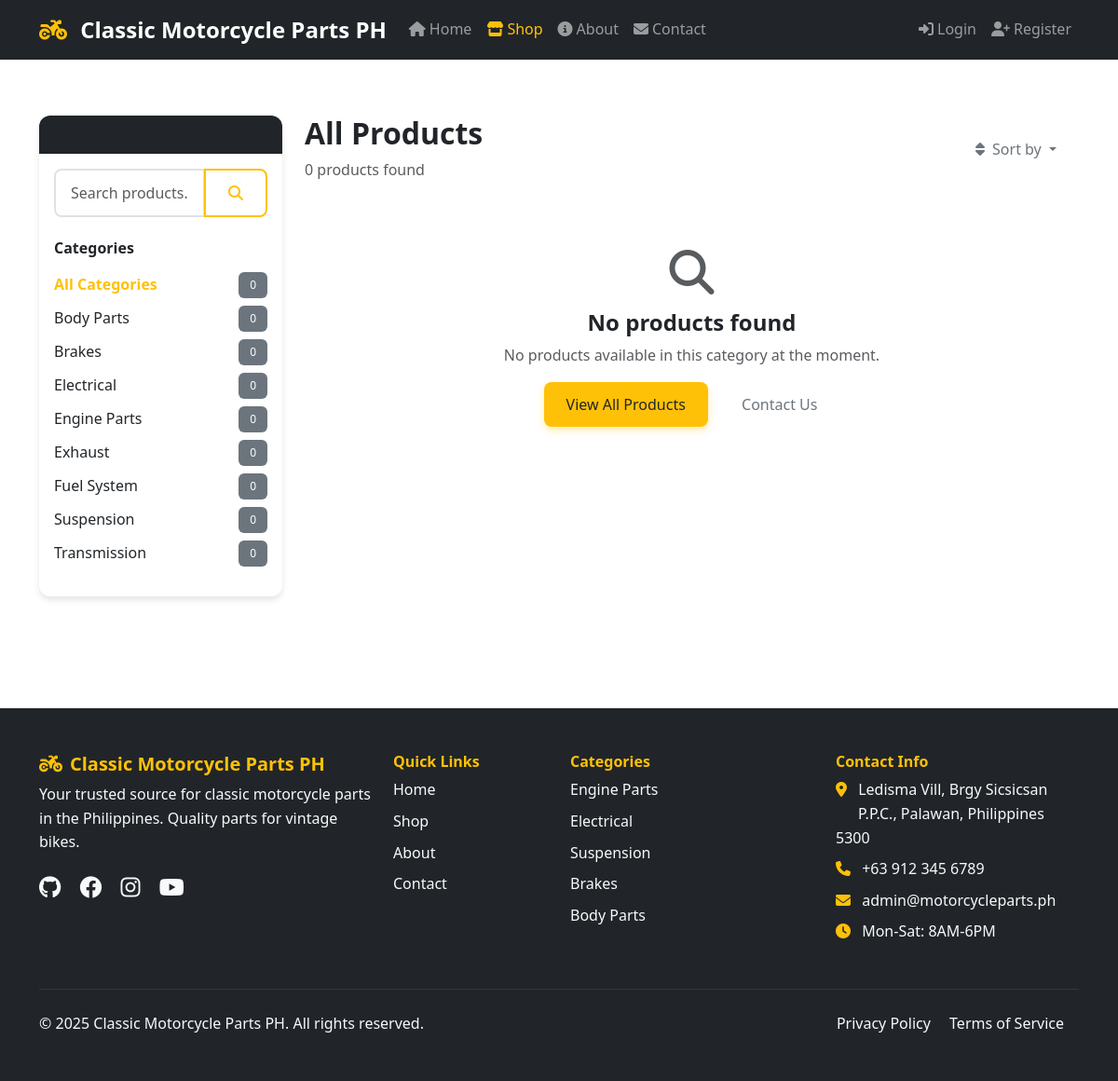
The page /shop.php on the database its author committed.
### tables this page shows
CREATE TABLE categories (
    id INT AUTO_INCREMENT PRIMARY KEY,
    name VARCHAR(100) NOT NULL,
    description TEXT,
    image VARCHAR(255),
    is_active BOOLEAN DEFAULT TRUE,
    created_at TIMESTAMP DEFAULT CURRENT_TIMESTAMP,
    INDEX idx_name (name)
);

### classes/Product.php (called while the page is built, shortened)
<?php
class Product {
    private $conn;
    private $table = 'products';
    public function __construct($db) {
        $this->conn = $db;
    }
    public function getProductCount($category_id = null, $search = null) {
        $query = "SELECT COUNT(*) as total FROM " . $this->table . " WHERE is_active = 1";
        if ($category_id) {
            $query .= " AND category_id = :category_id";
        }
        $stmt = $this->conn->prepare($query);
        if ($category_id) {
            $stmt->bindParam(':category_id', $category_id);
        }
        $stmt->execute();
        $result = $stmt->fetch();
        return $result['total'];
    }
    public function getCategories() {
        $query = "SELECT * FROM categories WHERE is_active = 1 ORDER BY name";
        $stmt = $this->conn->prepare($query);
        $stmt->execute();
        return $stmt->fetchAll();
    }
}
?>

### shop.php (the view, shortened to what this page needs)
<?php
require_once 'includes/header.php';
require_once 'classes/Product.php';
$product = new Product($db);
$category_id = isset($_GET['category']) ? (int)$_GET['category'] : null;
$search = isset($_GET['search']) ? sanitizeInput($_GET['search']) : null;
$page = isset($_GET['page']) ? max(1, (int)$_GET['page']) : 1;
$sort = isset($_GET['sort']) ? sanitizeInput($_GET['sort']) : 'newest';
$limit = PRODUCTS_PER_PAGE;
$offset = ($page - 1) * $limit;
$products = $product->getAllProducts($limit, $offset, $category_id, $search, $sort);
$total_products = $product->getProductCount($category_id, $search);
$categories = $product->getCategories();
$current_category = $category_id ? $product->getCategoryById($category_id) : null;
?>
<div class="container py-5">
    <div class="row">
        <div class="col-lg-3 mb-4">
            <div class="card">
                <div class="card-header bg-dark text-white">
                    <h5 class="mb-0"><i class="fas fa-filter me-2"></i>Filters</h5>
                </div>
                <div class="card-body">
                    <form method="GET" class="mb-4" id="searchForm">
                        <div class="input-group">
                            <input type="text" name="search" class="form-control"
                                   placeholder="Search products..."
                                   value="<?php echo htmlspecialchars($search ?? ''); ?>">
                            <button class="btn btn-outline-warning" type="submit">
                                <i class="fas fa-search"></i>
                            </button>
                        </div>
                    </form>
                    <h6 class="fw-bold mb-3">Categories</h6>
                    <ul class="list-unstyled">
                        <li class="mb-2">
                            <a href="shop.php<?php echo $search ? '?search=' . urlencode($search) : ''; ?>"
                               class="text-decoration-none d-flex justify-content-between align-items-center <?php echo !$category_id ? 'fw-bold text-warning' : 'text-dark'; ?>">
                                <span>All Categories</span>
                                <span class="badge bg-secondary"><?php echo $total_products; ?></span>
                            </a>
                        </li>
                        <?php foreach ($categories as $cat): ?>
                        <?php $cat_count = $product->getProductCount($cat['id'], $search); ?>
                        <li class="mb-2">
                            <a href="shop.php?category=<?php echo $cat['id']; ?><?php echo $search ? '&search=' . urlencode($search) : ''; ?>"
                               class="text-decoration-none d-flex justify-content-between align-items-center <?php echo $category_id == $cat['id'] ? 'fw-bold text-warning' : 'text-dark'; ?>">
                                <span><?php echo htmlspecialchars($cat['name']); ?></span>
                                <span class="badge bg-secondary"><?php echo $cat_count; ?></span>
                            </a>
                        </li>
                        <?php endforeach; ?>
                    </ul>
                </div>
            </div>
        </div>
        <div class="col-lg-9">
            <div class="d-flex justify-content-between align-items-center mb-4">
                <div>
                    <h2 class="mb-2">
                        <?php if ($current_category): ?>
                            <?php echo htmlspecialchars($current_category['name']); ?>
                        <?php elseif ($search): ?>
                            Search Results
                        <?php else: ?>
                            All Products
                        <?php endif; ?>
                    </h2>
                    <p class="text-muted mb-0">
                        <?php if ($search): ?>
                            <?php echo $total_products; ?> results for "<?php echo htmlspecialchars($search); ?>"
                        <?php else: ?>
                            <?php echo $total_products; ?> products found
                        <?php endif; ?>
                    </p>
                </div>
                <div class="dropdown">
                    <button class="btn btn-outline-secondary dropdown-toggle" type="button" data-bs-toggle="dropdown">
                        <i class="fas fa-sort me-2"></i>Sort by
                    </button>
                </div>
            </div>
            <?php if (empty($products)): ?>
                <div class="text-center py-5">
                    <i class="fas fa-search fa-3x text-muted mb-3"></i>
                    <h4>No products found</h4>
                    <p class="text-muted">
                        <?php if ($search): ?>
                            Try adjusting your search terms or browse our categories.
                        <?php else: ?>
                            No products available in this category at the moment.
                        <?php endif; ?>
                    </p>
                    <div class="mt-3">
                        <a href="shop.php" class="btn btn-warning me-2">View All Products</a>
                        <a href="contact.php" class="btn btn-outline-secondary">Contact Us</a>
                    </div>
                </div>
            <?php endif; ?>
        </div>
    </div>
</div>
<?php require_once 'includes/footer.php'; ?>

### assets/css/style.css (style rules this page uses)
:root { --primary-color: #ffc107; --secondary-color: #212529; --accent-color: #fd7e14; --text-dark: #212529; --text-light: #6c757d; --border-color: #dee2e6; --success-color: #198754; --danger-color: #dc3545; --warning-color: #ffc107; --info-color: #0dcaf0; }
body { font-family: "Segoe UI", Tahoma, Geneva, Verdana, sans-serif; line-height: 1.6; color: var(--text-dark); padding-top: 76px; }
h1, h2, h3, h4, h5, h6 { font-weight: 600; color: var(--text-dark); }
.text-warning { color: var(--primary-color) !important; }
.btn { font-weight: 500; border-radius: 8px; padding: 0.75rem 1.5rem; transition: all 0.3s ease; border: none; }
.btn-warning { background-color: var(--primary-color); color: var(--text-dark); box-shadow: 0 4px 8px rgba(255, 193, 7, 0.3); }
.btn-outline-warning { border: 2px solid var(--primary-color); color: var(--primary-color); }
.card { border: none; border-radius: 12px; box-shadow: 0 4px 6px rgba(0, 0, 0, 0.1); transition: all 0.3s ease; overflow: hidden; }
.form-control { border-radius: 8px; border: 2px solid var(--border-color); padding: 0.75rem 1rem; transition: border-color 0.3s ease; }
.badge { font-weight: 500; padding: 0.5rem 0.75rem; border-radius: 6px; }

### rows shown on the page
categories: name "Body Parts", cat_count "0"
categories: name "Brakes", cat_count "0"
categories: name "Electrical", cat_count "0"
categories: name "Engine Parts", cat_count "0"
categories: name "Exhaust", cat_count "0"
categories: name "Fuel System", cat_count "0"
categories: name "Suspension", cat_count "0"
categories: name "Transmission", cat_count "0"

### other values the page prints
SITE_NAME "Classic Motorcycle Parts PH"
$total_products "0"
ADMIN_EMAIL "admin@motorcycleparts.ph"
